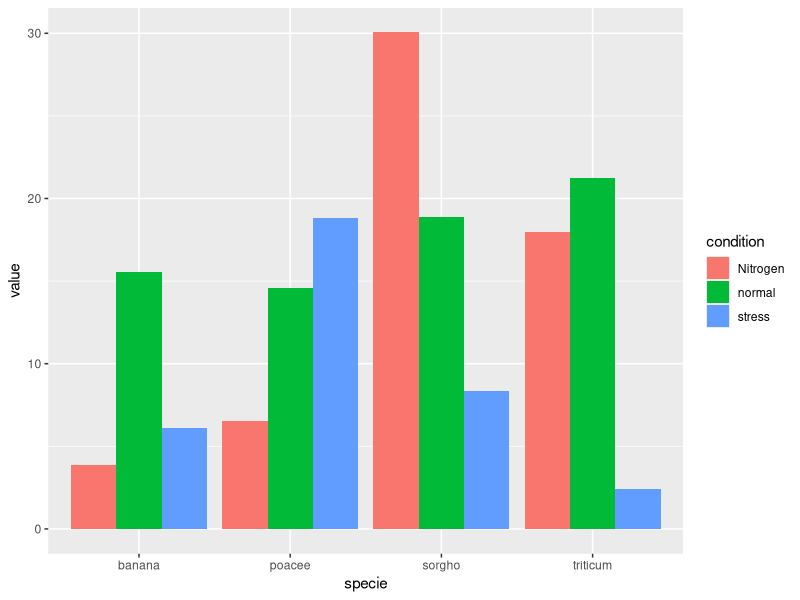

Generate this figure with R:
# R Graph Gallery #48: grouped barchart
library(ggplot2)

specie <- c(rep("sorgho" , 3) , rep("poacee" , 3) , rep("banana" , 3) , rep("triticum" , 3) )
condition <- rep(c("normal" , "stress" , "Nitrogen") , 4)
value <- abs(rnorm(12 , 0 , 15))
data <- data.frame(specie,condition,value)

ggplot(data, aes(fill=condition, y=value, x=specie)) +
    geom_bar(position="dodge", stat="identity")
